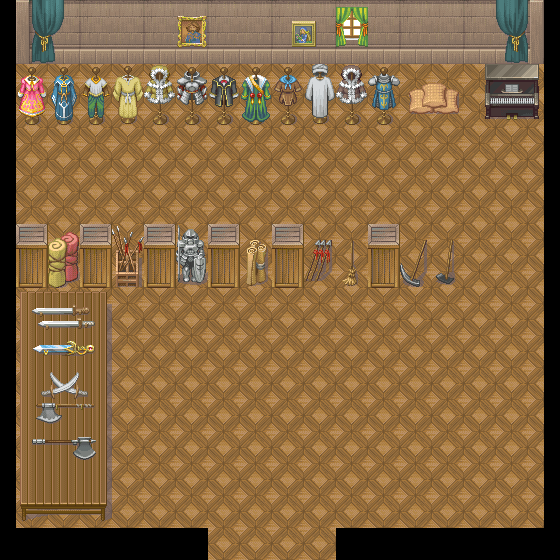

Rendered tile map (Tiled .tmx) drawn with the repository's tilesets; below, a short description and the map source with its tile grids summarised:
An orthogonal 35x35 tile map with 16x16 px tiles, 3 tile layers (background, first, second) and 12 objects (8x barrier, semi-transparent, entrance).

<map version="1.0" orientation="orthogonal" width="35" height="35" tilewidth="16" tileheight="16">
 <properties>
  <property name="internal" value="1" />
  <property name="sound" value="sounds/town.mp3" />
  <property name="tmx" value="maps/M009.tmx" />
 </properties>
 <tileset firstgid="1" name="Map-Shop01" tilewidth="16" tileheight="16">
  <image source="Map-Shop01.png" width="256" height="1248" />
 </tileset>
 <layer name="background" width="35" height="35">
  <data>[1225 cells, 1105 non-empty, 4 distinct tile ids]</data>
 </layer>
 <layer name="first" width="35" height="35">
  <data>[1225 cells, 422 non-empty, 214 distinct tile ids]</data>
 </layer>
 <layer name="second" width="35" height="35">
  <data>[1225 cells, 98 non-empty, 98 distinct tile ids]</data>
 </layer>
 <objectgroup name="semi-transparents" width="35" height="35">
  <object type="semi-transparent" x="16" y="224" width="448" height="32" />
 </objectgroup>
 <objectgroup name="barriers" width="35" height="35">
  <object type="barrier" x="16" y="256" width="448" height="32" />
  <object type="barrier" x="16" y="96" width="528" height="32" />
  <object type="barrier" x="0" y="96" width="16" height="464" />
  <object type="barrier" x="544" y="96" width="16" height="464" />
  <object type="barrier" x="16" y="528" width="192" height="32" />
  <object type="barrier" x="336" y="528" width="208" height="32" />
  <object type="barrier" x="16" y="288" width="96" height="240" />
  <object type="barrier" x="208" y="560" width="128" height="16" />
 </objectgroup>
 <objectgroup name="entrances" width="35" height="35">
  <object name="chouse-3" type="entrance" x="208" y="528" width="128" height="32">
   <properties>
    <property name="ID" value="M006" />
    <property name="dest" value="city-chouse-3" />
   </properties>
  </object>
 </objectgroup>
 <objectgroup name="objects" width="35" height="35">
  <object x="213" y="333">
   <properties>
    <property name="ID" value="N005" />
   </properties>
  </object>
  <object x="330" y="328">
   <properties>
    <property name="ID" value="N007" />
   </properties>
  </object>
 </objectgroup>
</map>
